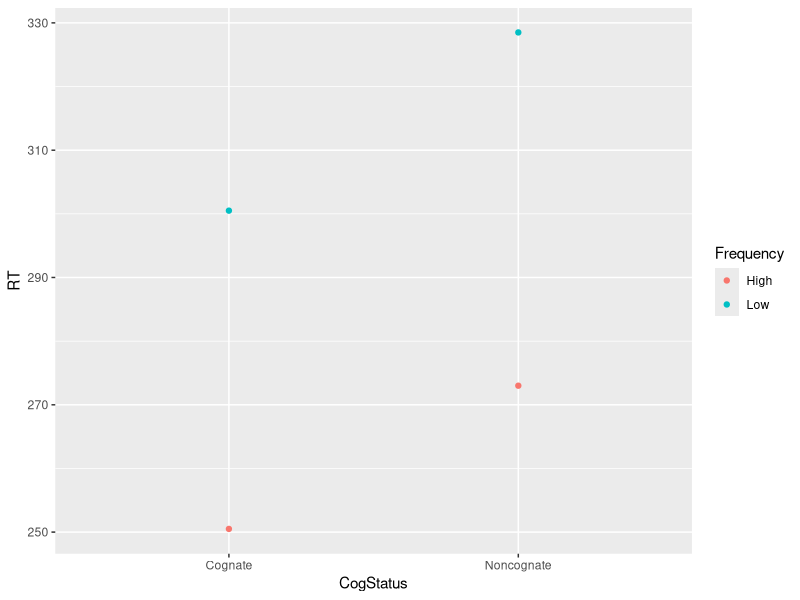

This chart was generated by the following R code:
## ---- chunk 1
suppressMessages(library(tidyverse))
fake <- tibble(
  Participant = c("P1", "P2"),
  HighFreqCogRT = c(243,258),
  LowFreqCogRT = c(289, 312),
  HighFreqNonCogRT = c(256, 290),
  LowFreqNonCogRT = c(323, 334)
)
fake
## ---- chunk 2
fake_tidy <- fake %>% 
  gather("HighFreqCogRT", "LowFreqCogRT", "HighFreqNonCogRT", "LowFreqNonCogRT", key = "Condition", value = "RT")
fake_tidy
## ---- chunk 3
#install.packages("car") #uncomment if your first time
library(car)
fake_tidy$Frequency <- recode(fake_tidy$Condition, "c('HighFreqCogRT','HighFreqNonCogRT') = 'High'; else = 'Low'")
fake_tidy$CogStatus <- recode(fake_tidy$Condition, "c('HighFreqCogRT','LowFreqCogRT') = 'Cognate'; else = 'Noncognate'")
fake_tidy
## ---- chunk 4
ggplot(fake_tidy, aes(x = CogStatus, y = RT, color = Frequency)) +
  stat_summary(fun.y = mean, geom = "point")
## ---- chunk 5
table2
## ---- chunk 6
table2_spread <- table2 %>% 
  spread(key = type, value = count)
table2_spread
## ---- chunk 7
table3
## ---- chunk 8
table3 %>% 
  separate(rate, into = c("cases", "population"))
## ---- chunk 9
table3 %>% 
  separate(rate, into = c("cases", "population"), sep = "/")

## ---- chunk 10
table5
## ---- chunk 11
table5 %>% 
  unite(new, century, year)
## ---- chunk 12
table5 %>% 
  unite(new, century, year, sep = "")
